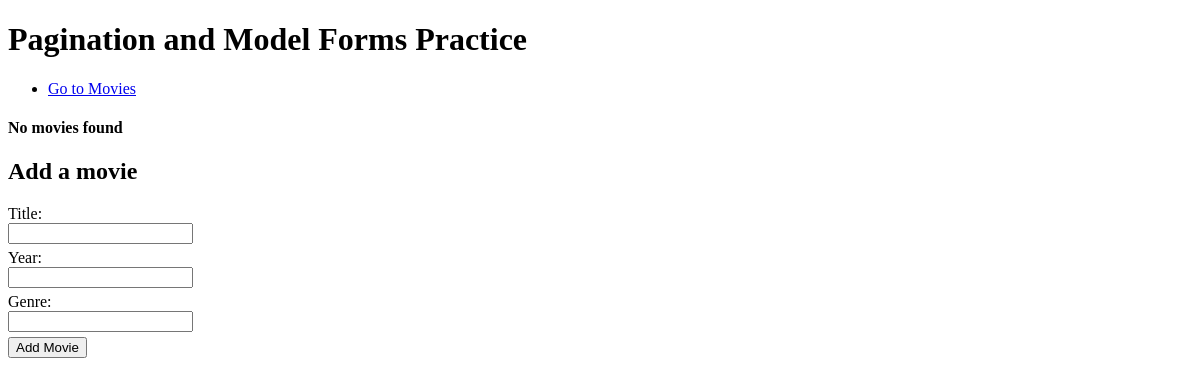
The page /moviescharacters on the database as committed earlier.
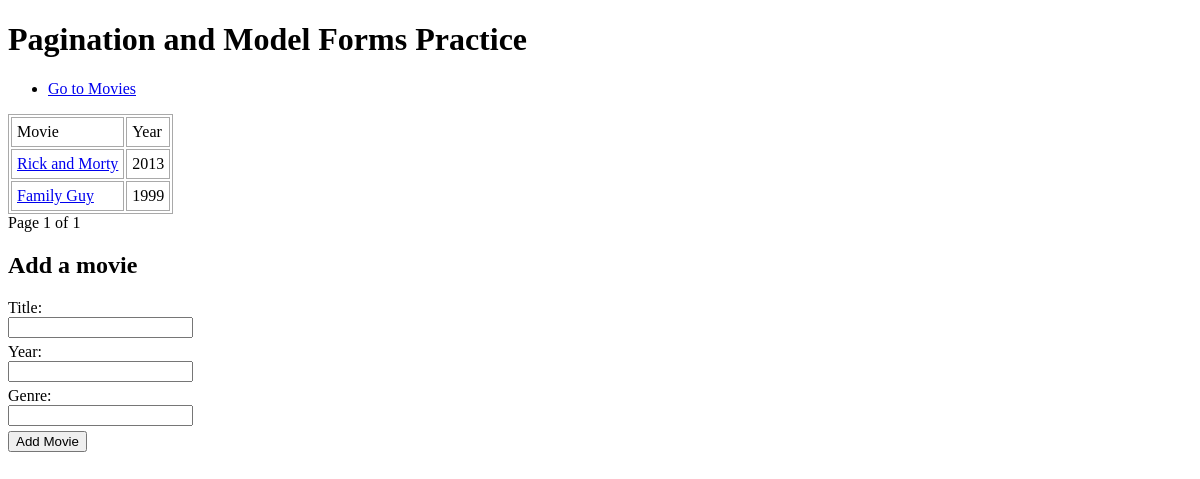
The same page on the database as committed later.
### moviecharacters/models.py (models this page shows, shortened)
class Movie(models.Model):
    title = models.CharField(max_length=255)
    year = models.IntegerField()
    genre = models.CharField(max_length=255)

### moviecharacters/views.py (the view)
# urls.py: path('', views.movies, name='movies'),
def movies(request):
    form = MovieForm()
    if request.method == 'POST':
        form = MovieForm(request.POST)
        if form.is_valid():
            form.save()
        return redirect('moviecharacters:movies')
    else:
        movies = Movie.objects.all()
        paginator = Paginator(movies, 2)
        page_number = request.GET.get('page')
        page_obj = paginator.get_page(page_number)
        context = {'movies': page_obj, 'form':form}
        template_name = 'movies.html'
    return render(request, template_name=template_name, context=context)

### moviecharacters/forms.py
class MovieForm(ModelForm):
    class Meta:
        model = Movie
        fields = ['title', 'year', 'genre']

### templates/movies.html (shortened to what this page needs)
{% extends 'base.html' %}
{% block content %}
<div>
  {% if movies %}
  <table>
    <thead>
      <td>Movie</td>
      <td>Year</td>
    </thead>
    <tbody>
      {% for movie in movies %}
      <tr>
        <td>
          <a href="{% url 'moviecharacters:characters' movie.id %}"
            >{{movie.title}}</a
          >
        </td>
        <td>{{movie.year}}</td>
      </tr>
      {% endfor %}
    </tbody>
  </table>
  <div class="pagination">
    <span class="step-links">
      <span class="current"
        >Page
        {{movies.number}} of
        {{movies.paginator.num_pages}}
      </span>
    </span>
  </div>
  {% else %}
  <h4>No movies found</h4>
  {% endif %}
</div>
<div>
  {% if form %}
  <h2>Add a movie</h2>
  <form action="{% url 'moviecharacters:movies' %}" method="post">
    {{form}}
    <input type="submit" value="Add Movie" />
    {% endif %}
  </form>
</div>
{% endblock %}

### templates/base.html (shortened to what this page needs)
<!DOCTYPE html>
<html lang="en">
  <head>
  </head>
  <body>
    <h1>Pagination and Model Forms Practice</h1>
    <ul>
      <li><a href="{% url 'moviecharacters:movies' %}">Go to Movies</a></li>
    </ul>
    {% block content %} {% endblock %}
  </body>
</html>

### templates/base.html (style rules this page uses)
table, thead, tr, td { border: 1px solid darkgray; }
td { padding: 5px; }
label { display: block; margin-top: 5px; }
input[type="submit"] { margin-top: 5px; display: block; }

Rows that differ between the two databases and show on the page:
added Movie: title "Rick and Morty", year "2013"
added Movie: title "Family Guy", year "1999"
Other text that changed with them:
{{ movies.number }}: (not shown) → "1"
{{ movies.paginator.num_pages }}: (not shown) → "1"
text no longer shown: "No movies found"
text now shown: "Movie Year Page of"
